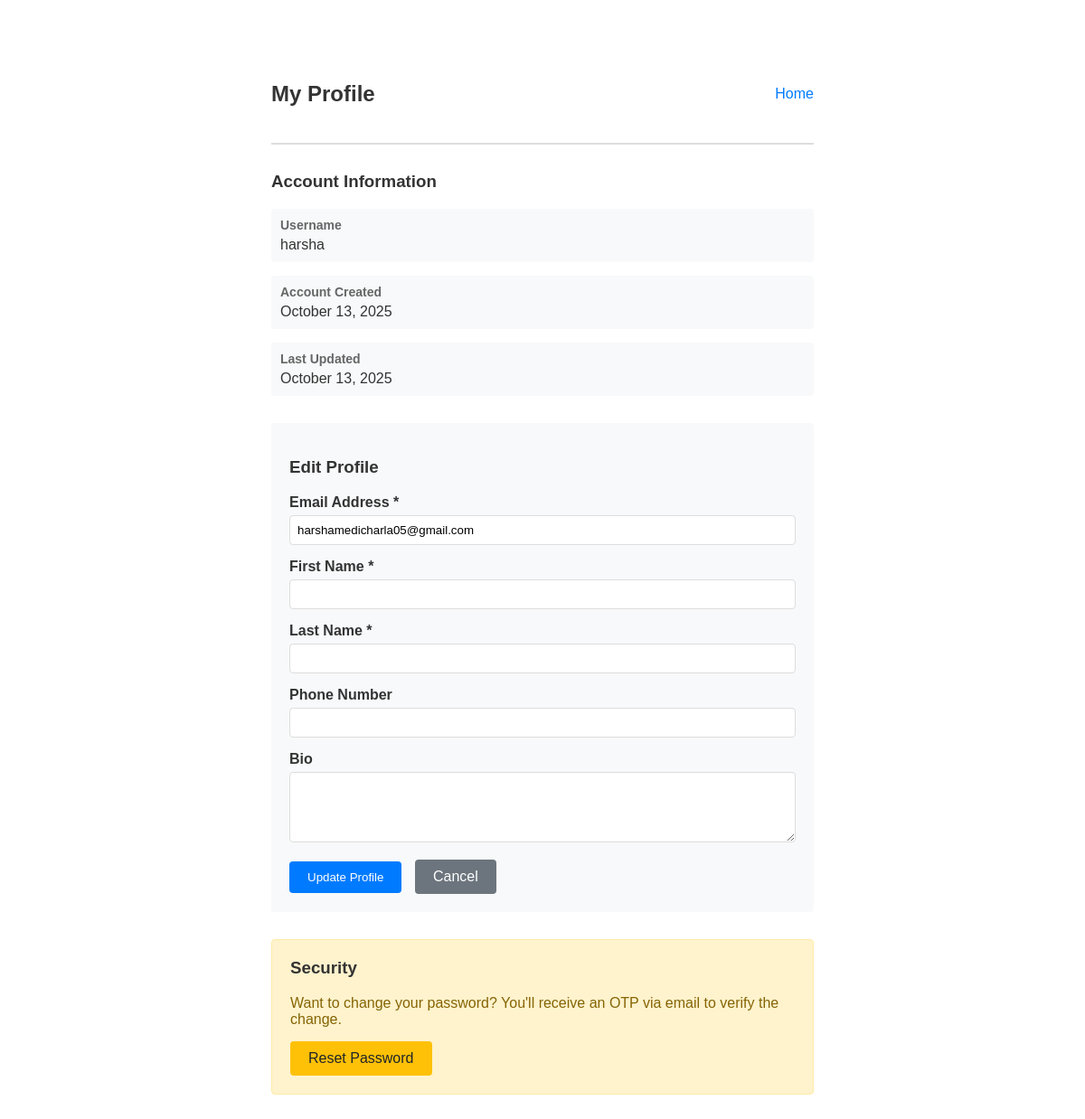
Screenshot of /profile/ (signed in) with the database file from the repository.
### account/models.py (models this page shows, shortened)
class CustomUser(AbstractUser):
    email = models.EmailField(unique=True)
    phone_number = models.CharField(max_length=15, blank=True, null=True)
    bio = models.TextField(max_length=500, blank=True, null=True)
    created_at = models.DateTimeField(auto_now_add=True)
    updated_at = models.DateTimeField(auto_now=True)
    email_verified = models.BooleanField(default=False)
    class Meta:
        verbose_name = 'User'
        verbose_name_plural = 'Users'

### account/views.py (the view)
# urls.py: path('profile/', profile, name='profile'),
@login_required
def profile(request):
    if request.method == 'POST':
        form = UserUpdateForm(request.POST, instance=request.user)
        if form.is_valid():
            form.save()
            messages.success(request, 'Profile updated successfully!')
            return redirect('account:profile')
        messages.error(request, 'Please correct the errors below.')
    else:
        form = UserUpdateForm(instance=request.user)
    return render(request, 'account/profile.html', {'form': form})

### account/forms.py (shortened to what this page needs)
class UserUpdateForm(forms.ModelForm):
    class Meta:
        model = CustomUser
        fields = ['email', 'first_name', 'last_name', 'phone_number', 'bio']
        widgets = {
            'bio': forms.Textarea(attrs={'rows': 4}),
        }

### templates/account/profile.html (shortened to what this page needs)
<!DOCTYPE html>
<html lang="en">
<head>
</head>
<body>
    <div class="header">
        <h2>My Profile</h2>
        <div class="nav-links">
            <a href="{% url 'account:home' %}">Home</a>
        </div>
    </div>
    <div class="profile-section">
        <h3>Account Information</h3>
        <div class="info-item">
            <div class="info-label">Username</div>
            <div class="info-value">{{ user.username }}</div>
        </div>
        <div class="info-item">
            <div class="info-label">Account Created</div>
            <div class="info-value">{{ user.created_at|date:"F d, Y" }}</div>
        </div>
        <div class="info-item">
            <div class="info-label">Last Updated</div>
            <div class="info-value">{{ user.updated_at|date:"F d, Y" }}</div>
        </div>
    </div>
    <div class="edit-form">
        <h3>Edit Profile</h3>
        <form method="post">
            <div class="form-group">
                <label for="{{ form.email.id_for_label }}">Email Address *</label>
                {{ form.email }}
            </div>
            <div class="form-group">
                <label for="{{ form.first_name.id_for_label }}">First Name *</label>
                {{ form.first_name }}
            </div>
            <div class="form-group">
                <label for="{{ form.last_name.id_for_label }}">Last Name *</label>
                {{ form.last_name }}
            </div>
            <div class="form-group">
                <label for="{{ form.phone_number.id_for_label }}">Phone Number</label>
                {{ form.phone_number }}
            </div>
            <div class="form-group">
                <label for="{{ form.bio.id_for_label }}">Bio</label>
                {{ form.bio }}
            </div>
            <button type="submit" class="btn btn-primary">Update Profile</button>
            <a href="{% url 'account:home' %}" class="btn btn-secondary">Cancel</a>
        </form>
    </div>
    <div class="password-reset-section">
        <h3>Security</h3>
        <p>Want to change your password? You'll receive an OTP via email to verify the change.</p>
        <a href="{% url 'account:password_reset_request' %}" class="btn btn-warning">Reset Password</a>
    </div>
</body>
</html>

### templates/account/profile.html (style rules this page uses)
body { font-family: Arial, sans-serif; max-width: 600px; margin: 50px auto; padding: 20px; }
.header { display: flex; justify-content: space-between; align-items: center; margin-bottom: 30px; padding-bottom: 20px; border-bottom: 2px solid #ddd; }
.nav-links a { margin-left: 15px; text-decoration: none; color: #007bff; }
.profile-section { margin-bottom: 30px; }
.info-item { margin-bottom: 15px; padding: 10px; background-color: #f8f9fa; border-radius: 4px; }
.info-label { font-weight: bold; color: #666; font-size: 14px; }
.info-value { color: #333; margin-top: 5px; }
.edit-form { background-color: #f8f9fa; padding: 20px; border-radius: 4px; }
.form-group { margin-bottom: 15px; }
label { display: block; margin-bottom: 5px; font-weight: bold; color: #333; }
input[type="text"], input[type="email"], textarea { width: 100%; padding: 8px; border: 1px solid #ddd; border-radius: 4px; box-sizing: border-box; }
textarea { resize: vertical; }
.btn { padding: 10px 20px; border: none; border-radius: 4px; cursor: pointer; margin-right: 10px; }
.btn-primary { background-color: #007bff; color: white; }
.btn-secondary { background-color: #6c757d; color: white; text-decoration: none; display: inline-block; }
.btn-warning { background-color: #ffc107; color: #212529; text-decoration: none; display: inline-block; }
h2, h3 { color: #333; }
.password-reset-section { margin-top: 30px; padding: 20px; background-color: #fff3cd; border-radius: 4px; border: 1px solid #ffeaa7; }
.password-reset-section h3 { margin-top: 0; }
.password-reset-section p { color: #856404; margin-bottom: 15px; }

### rows the page displays
CustomUser: username "harsha", created_at "October 13, 2025", updated_at "October 13, 2025", email "harshamedicharla05@gmail.com"
